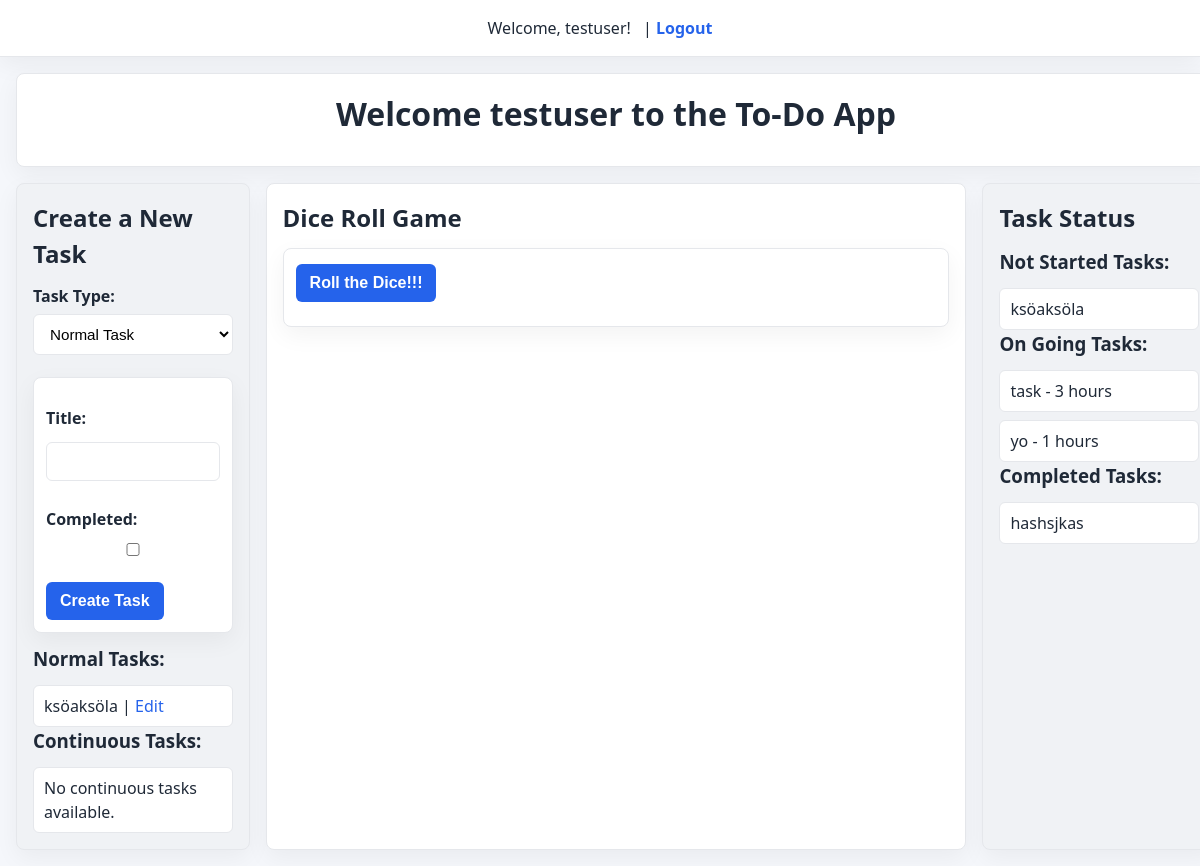
The app's page / (signed in), older data.
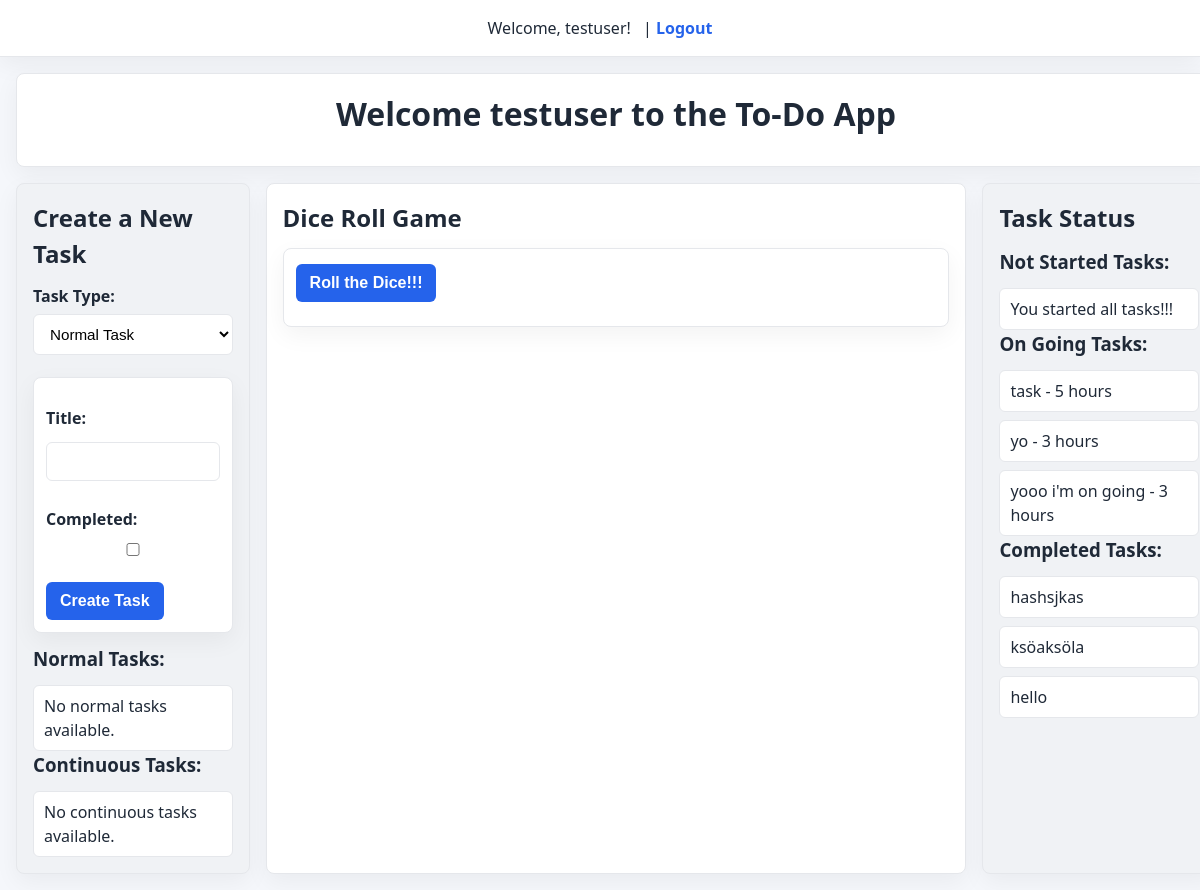
The same page, newer data.
### tasks/models.py (models this page shows, shortened)
class NormalTask(models.Model):
    title = models.CharField(max_length=200)
    user = models.ForeignKey(User, on_delete=models.CASCADE)
    completed = models.BooleanField(default=False)
    created_at = models.DateTimeField(auto_now_add=True)

class ContinuousTask(models.Model):
    title = models.CharField(max_length=200)
    user = models.ForeignKey(User, on_delete=models.CASCADE)
    work_time = models.PositiveIntegerField(default=0)  # in hours
    completed = models.BooleanField(default=False)
    created_at = models.DateTimeField(auto_now_add=True)

### tasks/views.py (the view)
# urls.py: path('', dashboard, name='dashboard'),
@login_required
def dashboard(request):
    normal_task_form = NormalTaskForm()
    continuous_task_form = ContinuousTaskForm()
    not_started_normal = NormalTask.objects.filter(
        user=request.user, completed=False
    )
    not_started_continuous = ContinuousTask.objects.filter(
        user=request.user, completed=False, work_time=0
    )
    not_started = list(not_started_normal) + list(not_started_continuous)
    on_going = ContinuousTask.objects.filter(user=request.user, work_time__gt=0, completed=False)
    completed_normal = NormalTask.objects.filter(
        user=request.user, completed=True
    )
    completed_continuous = ContinuousTask.objects.filter(
        user=request.user, completed=True
    )
    completed = list(completed_normal) + list(completed_continuous)
    context = {
        'normal_tasks': not_started_normal,
        'continuous_tasks': not_started_continuous,
        'normal_task_form': normal_task_form,
        'continuous_task_form': continuous_task_form,
        'not_started': not_started,
        'on_going': on_going,
        'completed': completed,
    }
    return render(request, 'tasks/dashboard.html', context)

### tasks/forms.py
class NormalTaskForm(forms.ModelForm):
    class Meta:
        model = NormalTask
        fields = ['title', 'completed']

class ContinuousTaskForm(forms.ModelForm):
    class Meta:
        model = ContinuousTask
        fields = ['title', 'work_time', 'completed']

### tasks/templates/tasks/dashboard.html (shortened to what this page needs)
{% extends "tasks/base.html" %}
{% block content %}
<div class = "layout">
    <div class = "nav">
        {% if request.user.is_authenticated %}
        <h1>Welcome {{ request.user.username }} to the To-Do App</h1>
        {% endif %}
    </div>
    <aside class = "left">
        <h2>Create a New Task</h2>
        <label for="task_type">
            Task Type:
            <select id="task_type" name="task_type">
                <option value="normal">Normal Task</option>
            </select>
        </label>
        <form id="normal_form" method="post" action="{% url 'create_task' %}">
            {{ normal_task_form.as_p }}
            <button type="submit">Create Task</button>
        </form>
        <h3>Normal Tasks:</h3>
        <ul class="task-list">
            {% for task in normal_tasks %}
                <li>{{ task.title }} | <a href="{% url 'edit_task' task.id 'normal' %}">Edit</a></li>
            {% empty %}
                <li>No normal tasks available.</li>
            {% endfor %}
        </ul>
        <h3>Continuous Tasks:</h3>
        <ul class="task-list">
            {% for task in continuous_tasks %}
                <li>{{ task.title }} | <a href="{% url 'edit_task' task.id 'continuous' %}">Edit</a></li>
            {% empty %}
                <li>No continuous tasks available.</li>
            {% endfor %}
        </ul>
    </aside>
    <main class = "center">
        <h2>Dice Roll Game</h2>
        {% if not request.session.result %}
        <form method="post" action="{% url 'dice_roll' %}">
            <h2><button type="submit">Roll the Dice!!!</button></h2>
        </form>
        {% endif %}
    </main>
    <aside class = "right">
        <h2>Task Status</h2>
        <h3>Not Started Tasks:</h3>
        <ul class="task-list">
            {% for task in not_started %}
                <li>{{ task.title }}</li>
            {% empty %}
                <li>You started all tasks!!!</li>
            {% endfor %}
        </ul>
        <h3>On Going Tasks:</h3>
        <ul class="task-list">
            {% for task in on_going %}
                <li>{{ task.title }} - {{ task.work_time }} hours</li>
            {% empty %}
                <li>No on going tasks.</li>
            {% endfor %}
        </ul>
        <h3>Completed Tasks:</h3>
        <ul class="task-list">
            {% for task in completed %}
                <li>{{ task.title }}</li>
            {% empty %}
                <li>No completed tasks.</li>
            {% endfor %}
        </ul>
    </aside>
</div>
{% endblock %}

### tasks/templates/tasks/base.html (shortened to what this page needs)
{% load static %}
<!DOCTYPE html>
<html lang="en">
<head>
    <link rel="stylesheet" href="{% static 'tasks/style.css' %}">
</head>
<body>
    <nav class="top-nav">
    {% if user.is_authenticated %}
        <span>Welcome, {{ request.user.username }}!</span> |
        <a href="{% url 'logout' %}">Logout</a>
    {% else %}
        <a href="{% url 'login' %}">Login</a> |
        <a href="{% url 'register' %}">Register</a>
    {% endif %}
    </nav>
    {% block content %}
    {% endblock %}
</body>
</html>

### tasks/static/tasks/style.css (style rules this page uses)
:root { --bg: #f5f7fb; --surface: #ffffff; --surface-muted: #f0f2f5; --primary: #2563eb; --primary-dark: #1e4ecb; --text: #1f2937; --muted: #6b7280; --border: #e5e7eb; --shadow: 0 8px 24px rgba(0, 0, 0, 0.05); }
* { box-sizing: border-box; }
body { margin: 0; font-family: "Segoe UI", Tahoma, Geneva, Verdana, sans-serif; background: var(--bg); color: var(--text); line-height: 1.5; }
a { color: var(--primary); text-decoration: none; }
.top-nav { width: 100%; background: var(--surface); padding: 16px 24px; text-align: center; border-bottom: 1px solid var(--border); box-shadow: var(--shadow); }
.top-nav a { font-weight: 600; }
.top-nav span { margin-right: 8px; }
.layout { display: grid; grid-template-columns: 20% 60% 20%; grid-template-rows: auto 1fr; grid-template-areas: "nav nav nav" "left center right"; gap: 16px; padding: 16px; min-height: calc(100vh - 80px); }
.layout .nav { grid-area: nav; background: var(--surface); padding: 16px; text-align: center; border: 1px solid var(--border); border-radius: 8px; box-shadow: var(--shadow); }
.layout .left { grid-area: left; background: var(--surface-muted); border: 1px solid var(--border); border-radius: 8px; padding: 16px; box-shadow: var(--shadow); }
.layout .center { grid-area: center; background: var(--surface); border: 1px solid var(--border); border-radius: 8px; padding: 16px; box-shadow: var(--shadow); }
.layout .right { grid-area: right; background: var(--surface-muted); border: 1px solid var(--border); border-radius: 8px; padding: 16px; box-shadow: var(--shadow); }
h1, h2, h3 { margin: 0 0 12px; color: var(--text); }
form { background: var(--surface); border: 1px solid var(--border); border-radius: 8px; padding: 12px; margin: 12px 0; box-shadow: var(--shadow); }
label { display: block; margin-bottom: 6px; font-weight: 600; color: var(--text); }
input, select, textarea { width: 100%; padding: 10px 12px; margin: 6px 0 10px; border: 1px solid var(--border); border-radius: 6px; font-size: 0.95rem; background: #fff; }
button { background: var(--primary); color: #fff; border: none; border-radius: 6px; padding: 10px 14px; font-size: 1rem; cursor: pointer; font-weight: 600; transition: background 0.2s ease, transform 0.1s ease; }
ul { list-style: none; padding: 0; margin: 0; }
li + li { margin-top: 8px; }
.task-list li { padding: 8px 10px; border: 1px solid var(--border); border-radius: 6px; background: #fff; }

Row changes from the older to the newer data that the page shows:
changed ContinuousTask "task": work_time "3" → "5"
changed ContinuousTask "yo": work_time "1" → "3"
added ContinuousTask: title "yooo i'm on going", work_time "3"
changed NormalTask "ksöaksöla": moves from the list under "Normal Tasks:" to the list under "Completed Tasks:"
added NormalTask: title "hello", shown under "Completed Tasks:"
Text that changed along with them:
text now shown: "No normal tasks available. You started all tasks!!!"
